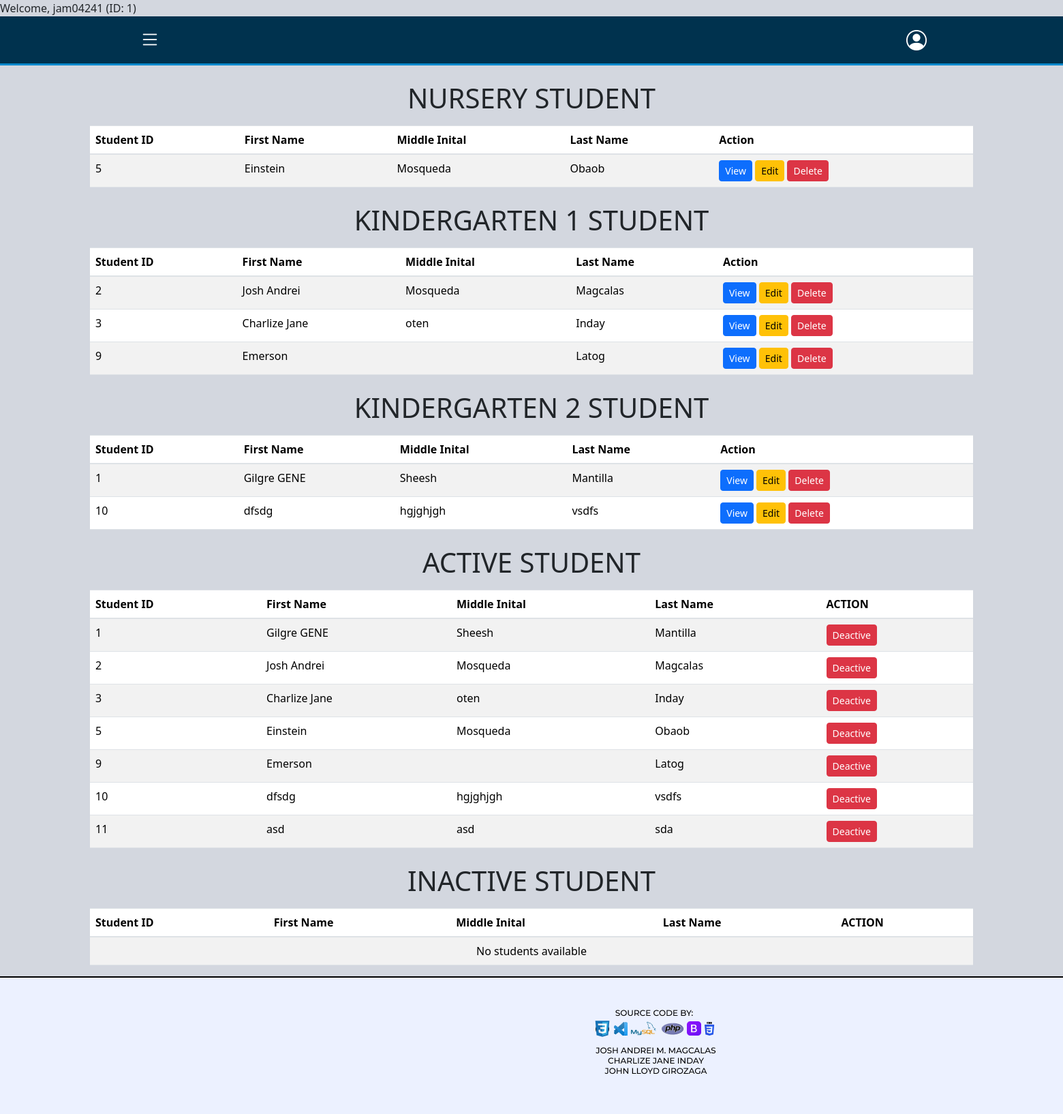
The app's page /website/student-listing.php (signed in) with its own data.
### tables this page shows
CREATE TABLE `tbl_student_info` (
  `student_id` int(11) NOT NULL,
  `enroll_category` enum('Nursery','Kindergarten_1','Kindergarten_2') DEFAULT NULL,
  `schoolyear` varchar(10) DEFAULT NULL,
  `last_name` varchar(50) NOT NULL,
  `first_name` varchar(100) NOT NULL,
  `middle_name` varchar(50) DEFAULT NULL,
  `street` text NOT NULL,
  `city` varchar(50) DEFAULT NULL,
  `zip_code` int(4) NOT NULL,
  `birthdate` date NOT NULL,
  `sex` enum('Male','Female') NOT NULL,
  `parent1` varchar(50) DEFAULT NULL,
  `parent1_contact` int(12) DEFAULT NULL,
  `parent2` varchar(50) DEFAULT NULL,
  `parent2_contact` int(12) DEFAULT NULL,
  `emergency_fullname` varchar(50) NOT NULL,
  `emergency_relationship` enum('mother','father','guardian','others') NOT NULL,
  `emergency_address` text NOT NULL,
  `emergency_contact_no` int(12) NOT NULL,
  `created_by` int(11) DEFAULT NULL,
  `date_created` timestamp NOT NULL DEFAULT current_timestamp(),
  `updated_by` int(11) DEFAULT NULL,
  `date_updated` timestamp NOT NULL DEFAULT current_timestamp(),
  `isactive` tinyint(1) NOT NULL
);

### website/student-listing.php (the view, shortened to what this page needs)
<?php
include "../database/dbconnect.php";
try {
    $nursery_students = [];
    $kindergarten1_students = [];
    $kindergarten2_students = [];
    $active_students = [];
    $inactive_students = [];
    $queries = [
        "SELECT
            student_id,
            first_name,
            middle_name,
            last_name
	    FROM
		    tbl_student_info
	    WHERE
		    enroll_category ='Nursery';",
        "SELECT
            student_id,
            first_name,
            middle_name,
            last_name
        FROM
            tbl_student_info
        WHERE
            enroll_category ='Kindergarten_1';",
        "SELECT
            student_id,
            first_name,
            middle_name,
            last_name
        FROM
            tbl_student_info
        WHERE
            enroll_category ='Kindergarten_2';",
        "SELECT
            student_id,
            first_name,
            middle_name,
            last_name
        FROM
            tbl_student_info
        WHERE
            isactive = 1;",
        "SELECT
            student_id,
            first_name,
            middle_name,
            last_name
        FROM
            tbl_student_info
        WHERE
            isactive = 0;"
    ];
    foreach ($queries as $index => $query) {
        if ($conn->multi_query($query)) {
            do {
                if ($result = $conn->store_result()) {
                    while ($row = $result->fetch_assoc()) {
                        if ($index == 0) {
                            $nursery_students[] = $row;
                        } elseif ($index == 1) {
                            $kindergarten1_students[] = $row;
                        } elseif ($index == 2) {
                            $kindergarten2_students[] = $row;
                        } elseif ($index == 3) {
                            $active_students[] = $row;
                        } elseif ($index == 4) {
                            $inactive_students[] = $row;
                        }
                    }
                }
            } while ($conn->next_result());
        } else {
            throw new Exception("Query Failed: " . $conn->error);
        }
    }
} catch (Exception $e) {
    echo "Error: " . $e->getMessage();
}
?>
<!DOCTYPE html>
<html lang="en">
<head>
    <link rel="stylesheet" href="/bootstrap/css/bootstrap.css">
    <link rel="stylesheet" href="/DataTables/datatables.min.css">
    <link href="https://cdn.jsdelivr.net/npm/bootstrap@4.6.2/dist/css/bootstrap.min.css" rel="stylesheet">
    <link href="https://cdn.jsdelivr.net/npm/bootstrap@5.3.2/dist/css/bootstrap.min.css" rel="stylesheet">
    <link href="https://cdn.jsdelivr.net/npm/bootstrap-icons/font/bootstrap-icons.css" rel="stylesheet">
    <link rel="stylesheet" href="https://cdnjs.cloudflare.com/ajax/libs/font-awesome/6.7.2/css/all.min.css">
    <link rel="stylesheet" href="../DataTables/datatables.css">
    <link rel="stylesheet" href="https://cdn.datatables.net/1.13.6/css/jquery.dataTables.min.css">
</head>
<body>
    <?php include"../Layouts/navbar.php"?>
    <div class="container mt-4">
        <h1 class="text-center">NURSERY STUDENT</h1>
            <table id="nursery-list" class="table table-striped mt-3">
                <thead>
                    <tr>
                        <th>Student ID</th>
                        <th>First Name</th>
                        <th>Middle Inital</th>
                        <th>Last Name</th>
                        <th>Action</th>
                    </tr>
                </thead>
                <tbody>
                <?php if (!empty($nursery_students)): ?>
                    <?php foreach ($nursery_students as $row): ?>
                        <tr>
                        <td><?= htmlspecialchars($row['student_id']) ?></td>
                        <td><?= htmlspecialchars($row['first_name']) ?></td>
                        <td><?= htmlspecialchars($row['middle_name']) ?></td>
                        <td><?= htmlspecialchars($row['last_name']) ?></td>
                            <td>
                            <button type="button" class="btn btn-primary btn-sm view-student-btn" data-id="<?= htmlspecialchars($row['student_id']) ?>" data-toggle="modal" data-target="#student-view">
                                View
                            </button>
                            <a class="btn btn-warning btn-sm edit-btn" href="update-enrollment-form.php?student_id=<?= htmlspecialchars($row['student_id']); ?>">
                                    Edit
                                </a>
                                <form action="../database/db_delete_student.php" method="POST" onsubmit="return confirm('Are you sure you want to delete this student?');" class="d-inline">
                                    <button type="submit" class="btn btn-danger btn-sm" >Delete</button>
                                </form>
                            </td>
                        </tr>
                        <?php endforeach; ?>
                    <?php else: ?>
                        <tr>
                            <td colspan="7" class="text-center">No students available</td>
                        </tr>
                    <?php endif; ?>
                </tbody>
            </table>
    </div>
    <div class="container mt-4">
        <h1 class="text-center">KINDERGARTEN 1 STUDENT</h1>
            <table id="kindergarten1-list" class="table table-striped mt-3">
                <thead>
                    <tr>
                        <th>Student ID</th>
                        <th>First Name</th>
                        <th>Middle Inital</th>
                        <th>Last Name</th>
                        <th>Action</th>
                    </tr>
                </thead>
                <tbody>
                    <?php if (!empty($kindergarten1_students)): ?>
                        <?php foreach ($kindergarten1_students as $row): ?>
                        <tr>
                        <td><?= htmlspecialchars($row['student_id']) ?></td>
                        <td><?= htmlspecialchars($row['first_name']) ?></td>
                        <td><?= htmlspecialchars($row['middle_name']) ?></td>
                        <td><?= htmlspecialchars($row['last_name']) ?></td>
                            <td>
                            <button type="button" class="btn btn-primary btn-sm view-student-btn" data-id="<?= htmlspecialchars($row['student_id']) ?>" data-toggle="modal" data-target="#student-view">
                                View
                            </button>
                                <a class="btn btn-warning btn-sm edit-btn" href="update-enrollment-form.php?student_id=<?= htmlspecialchars($row['student_id']); ?>">
                                    Edit
                                </a>
                                <form action="../database/db_delete_student.php" method="POST" onsubmit="return confirm('Are you sure you want to delete this student?');" class="d-inline">
                                    <button type="submit" class="btn btn-danger btn-sm" >Delete</button>
                                </form>
                            </td>
                        </tr>
                            <?php endforeach; ?>
                        <?php else: ?>
                        <tr>
                            <td colspan="7" class="text-center">No students available</td>
                        </tr>
                    <?php endif; ?>
                </tbody>
            </table>
    </div>
        <div class="container mt-4">
        <h1 class="text-center">KINDERGARTEN 2 STUDENT</h1>
            <table id="kindergarten2-list" class="table table-striped mt-3">
                <thead>
                    <tr>
                        <th>Student ID</th>
                        <th>First Name</th>
                        <th>Middle Inital</th>
                        <th>Last Name</th>
                        <th>Action</th>
                    </tr>
                </thead>
                <tbody>
                <?php if (!empty($kindergarten2_students)): ?>
                    <?php foreach ($kindergarten2_students as $row): ?>
                        <tr>
                            <td><?= htmlspecialchars($row['student_id']) ?></td>
                            <td><?= htmlspecialchars($row['first_name']) ?></td>
                            <td><?= htmlspecialchars($row['middle_name']) ?></td>
                            <td><?= htmlspecialchars($row['last_name']) ?></td>
                            <td>
                            <button type="button" class="btn btn-primary btn-sm view-student-btn" data-id="<?= htmlspecialchars($row['student_id']) ?>" data-toggle="modal" data-target="#student-view">
                                View
                            </button>
                                <a class="btn btn-warning btn-sm edit-btn" href="update-enrollment-form.php?student_id=<?= htmlspecialchars($row['student_id']); ?>">
                                    Edit
                                </a>
                                <form action="../database/db_delete_student.php" method="POST" onsubmit="return confirm('Are you sure you want to delete this student?');" class="d-inline">
                                    <button type="submit" class="btn btn-danger btn-sm" >Delete</button>
                                </form>
                            </td>
                        </tr>
                        <?php endforeach; ?>
                        <?php else: ?>
                        <tr>
                            <td colspan="7" class="text-center">No students available</td>
                        </tr>
                    <?php endif; ?>
                </tbody>
            </table>
    </div>
        <div class="container mt-4">
        <h1 class="text-center">ACTIVE STUDENT</h1>
            <table id="nursery-list" class="table table-striped mt-3">
                <thead>
                    <tr>
                        <th>Student ID</th>
                        <th>First Name</th>
                        <th>Middle Inital</th>
                        <th>Last Name</th>
                        <th>ACTION</th>
                    </tr>
                </thead>
                <tbody>
                <?php if (!empty($active_students)): ?>
                    <?php foreach ($active_students as $row): ?>
                        <tr>
                            <td><?= htmlspecialchars($row['student_id']) ?></td>
                            <td><?= htmlspecialchars($row['first_name']) ?></td>
                            <td><?= htmlspecialchars($row['middle_name']) ?></td>
                            <td><?= htmlspecialchars($row['last_name']) ?></td>
                            <td>
                                <form action="../database/db_inactive_student.php" method="POST" onsubmit="return deactive('Are you sure you want to deactive this student?');" class="d-inline">
                                    <button type="submit" class="btn btn-danger btn-sm" > Deactive </button>
                                </form>
                            </td>
                        </tr>
                    <?php endforeach; ?>
                <?php else: ?>
                    <tr>
                        <td colspan="7" class="text-center">No students available</td>
                    </tr>
                <?php endif; ?>
                </tbody>
            </table>
    </div>
        <div class="container mt-4">
        <h1 class="text-center">INACTIVE STUDENT</h1>
            <table id="nursery-list" class="table table-striped mt-3">
                <thead>
                    <tr>
                        <th>Student ID</th>
                        <th>First Name</th>
                        <th>Middle Inital</th>
                        <th>Last Name</th>
                        <th>ACTION</th>
                    </tr>
                </thead>
                <tbody>
                <?php if (!empty($inactive_students)): ?>
                    <?php foreach ($inactive_students as $row): ?>
                        <tr>
                            <td><?= htmlspecialchars($row['student_id']) ?></td>
                            <td><?= htmlspecialchars($row['first_name']) ?></td>
                            <td><?= htmlspecialchars($row['middle_name']) ?></td>
                            <td><?= htmlspecialchars($row['last_name']) ?></td>
                            <td>
                                <form action="../database/db_active_student.php" method="POST" onsubmit="return active('Are you sure you want to active this student?');" class="d-inline">
                                    <input type="hidden" name="student_id" value="<?= htmlspecialchars($row['student_id'], ENT_QUOTES, 'UTF-8'); ?>">
                                    <button type="submit" class="btn btn-success btn-sm" > Active </button>
                                </form>
                            </td>
                        </tr>
                    <?php endforeach; ?>
                <?php else: ?>
                    <tr>
                        <td colspan="7" class="text-center">No students available</td>
                    </tr>
                <?php endif; ?>
                </tbody>
            </table>
    </div>
    <div class="footer">
        <img src="../images/FOOTER.png" alt="Footer" class="footer-img">
    </div>
</body>
</html>

### DataTables/datatables.css (style rules this page uses)
:root { --dt-row-selected: 13, 110, 253; --dt-row-selected-text: 255, 255, 255; --dt-row-selected-link: 9, 10, 11; --dt-row-stripe: 0, 0, 0; --dt-row-hover: 0, 0, 0; --dt-column-ordering: 0, 0, 0; --dt-html-background: white; }
:root { --dt-row-hover-alpha: 0.035; --dt-row-stripe-alpha: 0.023; --dt-column-ordering-alpha: 0.019; --dt-row-selected-stripe-alpha: 0.923; --dt-row-selected-column-ordering-alpha: 0.919; }

### Layouts/navbar.php (style rules this page uses)
body { background-color: #d3d7df; margin: 0; padding: 0; }

### records on screen
tbl_student_info: student_id "5", first_name "Einstein", middle_name "Mosqueda", last_name "Obaob"
tbl_student_info: student_id "2", first_name "Josh Andrei", middle_name "Mosqueda", last_name "Magcalas"
tbl_student_info: student_id "3", first_name "Charlize Jane", middle_name "oten", last_name "Inday"
tbl_student_info: student_id "9", first_name "Emerson", last_name "Latog"
tbl_student_info: student_id "1", first_name "Gilgre GENE", middle_name "Sheesh", last_name "Mantilla"
tbl_student_info: student_id "10", first_name "dfsdg", middle_name "hgjghjgh", last_name "vsdfs"
tbl_student_info: student_id "11", first_name "asd", middle_name "asd", last_name "sda"

### other values on screen
$_SESSION["username"] "jam04241"
$_SESSION["employee_id"] "1"
